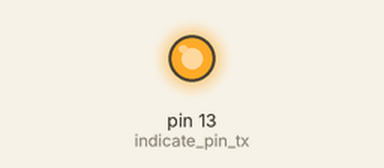
This sketch was run on a simulated Arduino Uno, built with avr-gcc and run on an emulated ATmega328P. On the bench: output pins drawn as LEDs (lit = HIGH). No radio packets arrive unless stated; what the sketch prints to the serial monitor is not drawn.

Above: at 0.8 s.
At 3.3 s:
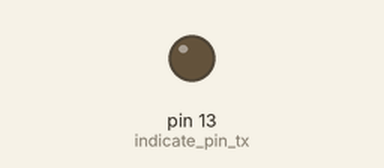
Timing chart, 0 to 7.0 s (numbered marks = the images above):
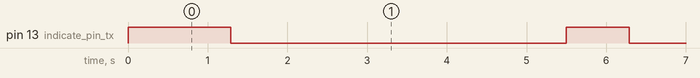

The sketch:

TX.ino
```cpp
#include <VirtualWire.h>

const byte tx_pin = 4;

const byte indicate_pin_tx = 13;

//для таймера
unsigned long nextTime = 0;

void setup()
{
  Serial.begin(9600);
  pinMode(indicate_pin_tx, OUTPUT);

  vw_set_tx_pin(tx_pin);
  vw_setup(2000);

  digitalWrite(indicate_pin_tx, HIGH);
  delay(500);
  digitalWrite(indicate_pin_tx, LOW);

  nextTime = millis();
  Serial.println("Ready");
}


void loop()
{
  if (nextTime <= millis())
  {
    nextTime = millis() + 5000;
    //Serial.println("Start");
    // Serial.println(millis());

    digitalWrite(indicate_pin_tx, HIGH);
    //отправляем синхронизацию
    send ("s");
    delay(100);

    for (byte i = 0; i < 9; i++)
    {
      send ("d");
      delay(10);
    }
    /*
        send ("0");
        delay(10);
        send ("1");
        delay(10);
        send ("2");
        delay(10);
        send ("3");
        delay(10);
        send ("4");
        delay(10);
        send ("5");
        delay(10);
        send ("6");
        delay(10);
        send ("7");
        delay(10);
        send ("8");
        delay(10);
        send ("9");
    */
    digitalWrite(indicate_pin_tx, LOW);

    // Serial.println("Stop");
    // Serial.println(millis());
  }

  //send ("1");
}

void send(char *mes)
{
  vw_send((uint8_t *)mes, strlen(mes));
  vw_wait_tx();
}
```

Measured:
- by itself, pin 13 (indicate_pin_tx): alternates HIGH for 0.79 s and LOW for 4.2 s
